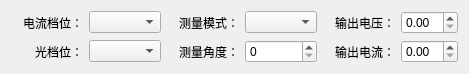
<?xml version="1.0" encoding="UTF-8"?>
<ui version="4.0">
 <class>HAngleTestSetWidget</class>
 <widget class="QWidget" name="HAngleTestSetWidget">
  <property name="geometry">
   <rect>
    <x>0</x>
    <y>0</y>
    <width>460</width>
    <height>64</height>
   </rect>
  </property>
  <property name="windowTitle">
   <string>Form</string>
  </property>
  <layout class="QGridLayout" name="gridLayout">
   <item row="0" column="0">
    <widget class="QLabel" name="label_009">
     <property name="minimumSize">
      <size>
       <width>72</width>
       <height>0</height>
      </size>
     </property>
     <property name="text">
      <string>电流档位：</string>
     </property>
     <property name="alignment">
      <set>Qt::AlignRight|Qt::AlignTrailing|Qt::AlignVCenter</set>
     </property>
     <property name="buddy">
      <cstring>comboBox_2</cstring>
     </property>
    </widget>
   </item>
   <item row="0" column="1">
    <widget class="QComboBox" name="comboBox_2"/>
   </item>
   <item row="0" column="2">
    <widget class="QLabel" name="label_003">
     <property name="minimumSize">
      <size>
       <width>72</width>
       <height>0</height>
      </size>
     </property>
     <property name="text">
      <string>测量模式：</string>
     </property>
     <property name="alignment">
      <set>Qt::AlignRight|Qt::AlignTrailing|Qt::AlignVCenter</set>
     </property>
     <property name="buddy">
      <cstring>comboBox_1</cstring>
     </property>
    </widget>
   </item>
   <item row="0" column="3">
    <widget class="QComboBox" name="comboBox_1"/>
   </item>
   <item row="0" column="4">
    <widget class="QLabel" name="label_002">
     <property name="minimumSize">
      <size>
       <width>72</width>
       <height>0</height>
      </size>
     </property>
     <property name="text">
      <string>输出电压：</string>
     </property>
     <property name="alignment">
      <set>Qt::AlignRight|Qt::AlignTrailing|Qt::AlignVCenter</set>
     </property>
     <property name="buddy">
      <cstring>doubleSpinBox_2</cstring>
     </property>
    </widget>
   </item>
   <item row="0" column="5">
    <widget class="QDoubleSpinBox" name="doubleSpinBox_2"/>
   </item>
   <item row="1" column="0">
    <widget class="QLabel" name="label_010">
     <property name="minimumSize">
      <size>
       <width>72</width>
       <height>0</height>
      </size>
     </property>
     <property name="text">
      <string>光档位：</string>
     </property>
     <property name="alignment">
      <set>Qt::AlignRight|Qt::AlignTrailing|Qt::AlignVCenter</set>
     </property>
     <property name="buddy">
      <cstring>comboBox_3</cstring>
     </property>
    </widget>
   </item>
   <item row="1" column="1">
    <widget class="QComboBox" name="comboBox_3"/>
   </item>
   <item row="1" column="2">
    <widget class="QLabel" name="label_008">
     <property name="minimumSize">
      <size>
       <width>72</width>
       <height>0</height>
      </size>
     </property>
     <property name="text">
      <string>测量角度：</string>
     </property>
     <property name="alignment">
      <set>Qt::AlignRight|Qt::AlignTrailing|Qt::AlignVCenter</set>
     </property>
     <property name="buddy">
      <cstring>spinBox_1</cstring>
     </property>
    </widget>
   </item>
   <item row="1" column="3">
    <widget class="QSpinBox" name="spinBox_1"/>
   </item>
   <item row="1" column="4">
    <widget class="QLabel" name="label_004">
     <property name="minimumSize">
      <size>
       <width>72</width>
       <height>0</height>
      </size>
     </property>
     <property name="text">
      <string>输出电流：</string>
     </property>
     <property name="alignment">
      <set>Qt::AlignRight|Qt::AlignTrailing|Qt::AlignVCenter</set>
     </property>
     <property name="buddy">
      <cstring>doubleSpinBox_3</cstring>
     </property>
    </widget>
   </item>
   <item row="1" column="5">
    <widget class="QDoubleSpinBox" name="doubleSpinBox_3"/>
   </item>
  </layout>
 </widget>
 <resources/>
 <connections/>
</ui>
